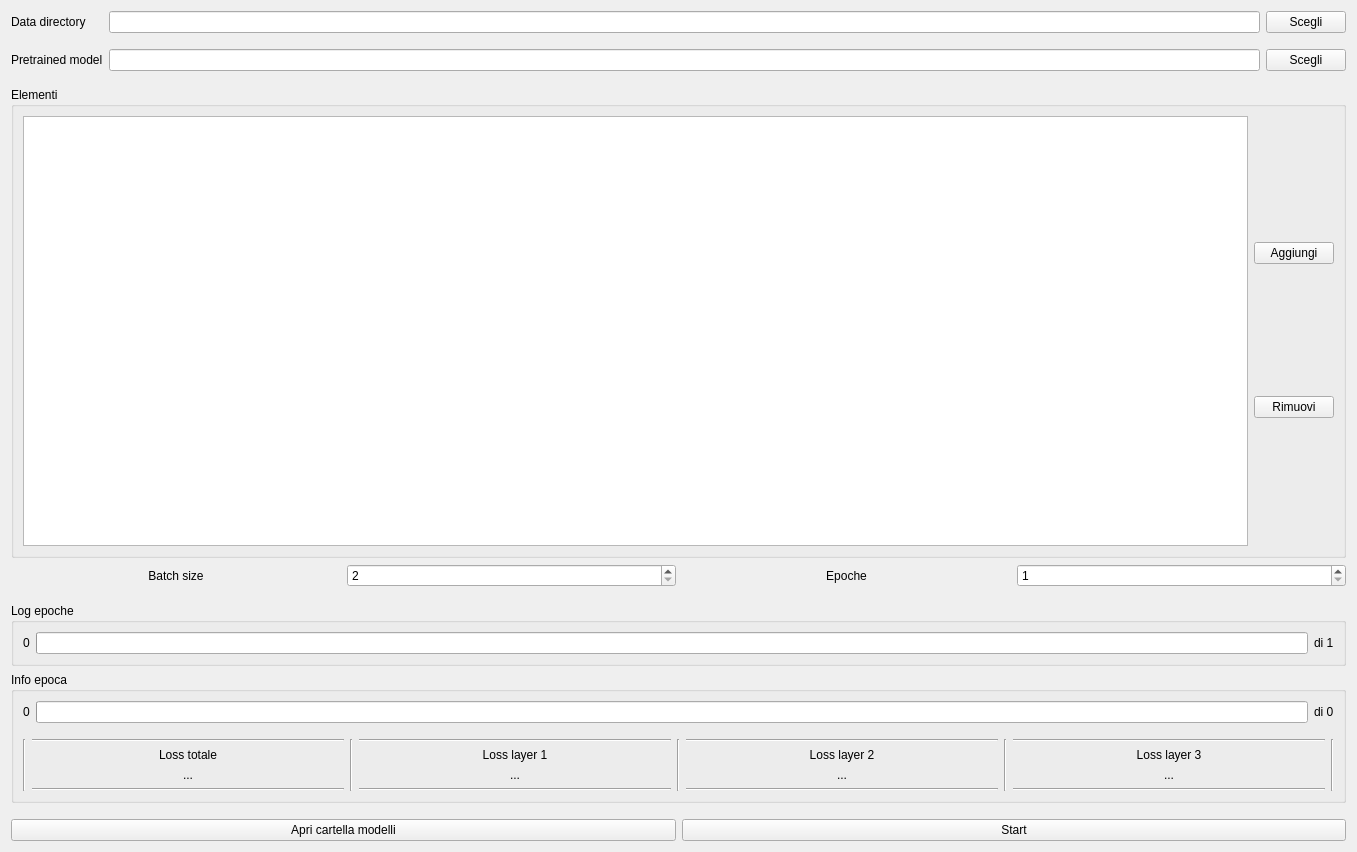
<?xml version="1.0" encoding="UTF-8"?>
<ui version="4.0">
 <class>fvdx</class>
 <widget class="QFrame" name="fvdx">
  <property name="geometry">
   <rect>
    <x>0</x>
    <y>0</y>
    <width>1357</width>
    <height>852</height>
   </rect>
  </property>
  <property name="windowTitle">
   <string>Training</string>
  </property>
  <property name="styleSheet">
   <string notr="true"/>
  </property>
  <property name="frameShape">
   <enum>QFrame::NoFrame</enum>
  </property>
  <property name="lineWidth">
   <number>10</number>
  </property>
  <layout class="QHBoxLayout" name="horizontalLayout_2">
   <item>
    <layout class="QHBoxLayout" name="horizontalLayout">
     <item>
      <layout class="QVBoxLayout" name="verticalLayout">
       <item>
        <layout class="QHBoxLayout" name="horizontalLayout_6">
         <item>
          <layout class="QVBoxLayout" name="verticalLayout_4">
           <item>
            <widget class="QLabel" name="label">
             <property name="toolTip">
              <string>Directory contenente le immagini di 'training' e 'validation'</string>
             </property>
             <property name="text">
              <string>Data directory</string>
             </property>
            </widget>
           </item>
           <item>
            <spacer name="verticalSpacer_3">
             <property name="orientation">
              <enum>Qt::Vertical</enum>
             </property>
             <property name="sizeType">
              <enum>QSizePolicy::Preferred</enum>
             </property>
             <property name="sizeHint" stdset="0">
              <size>
               <width>10</width>
               <height>10</height>
              </size>
             </property>
            </spacer>
           </item>
           <item>
            <widget class="QLabel" name="label_2">
             <property name="toolTip">
              <string>Path del modello 'pretrained_yolo</string>
             </property>
             <property name="text">
              <string>Pretrained model</string>
             </property>
            </widget>
           </item>
          </layout>
         </item>
         <item>
          <layout class="QVBoxLayout" name="verticalLayout_5">
           <item>
            <widget class="QLineEdit" name="textDataDirectory">
             <property name="text">
              <string/>
             </property>
             <property name="readOnly">
              <bool>true</bool>
             </property>
            </widget>
           </item>
           <item>
            <spacer name="verticalSpacer_4">
             <property name="orientation">
              <enum>Qt::Vertical</enum>
             </property>
             <property name="sizeType">
              <enum>QSizePolicy::Preferred</enum>
             </property>
             <property name="sizeHint" stdset="0">
              <size>
               <width>10</width>
               <height>10</height>
              </size>
             </property>
            </spacer>
           </item>
           <item>
            <widget class="QLineEdit" name="textPretrainedModel">
             <property name="readOnly">
              <bool>true</bool>
             </property>
            </widget>
           </item>
          </layout>
         </item>
         <item>
          <layout class="QVBoxLayout" name="verticalLayout_6">
           <item>
            <widget class="QPushButton" name="btnModelPath">
             <property name="text">
              <string>Scegli</string>
             </property>
            </widget>
           </item>
           <item>
            <spacer name="verticalSpacer_5">
             <property name="orientation">
              <enum>Qt::Vertical</enum>
             </property>
             <property name="sizeType">
              <enum>QSizePolicy::Preferred</enum>
             </property>
             <property name="sizeHint" stdset="0">
              <size>
               <width>10</width>
               <height>10</height>
              </size>
             </property>
            </spacer>
           </item>
           <item>
            <widget class="QPushButton" name="btnDataPath">
             <property name="text">
              <string>Scegli</string>
             </property>
            </widget>
           </item>
          </layout>
         </item>
        </layout>
       </item>
       <item>
        <spacer name="verticalSpacer_6">
         <property name="orientation">
          <enum>Qt::Vertical</enum>
         </property>
         <property name="sizeType">
          <enum>QSizePolicy::Preferred</enum>
         </property>
         <property name="sizeHint" stdset="0">
          <size>
           <width>20</width>
           <height>10</height>
          </size>
         </property>
        </spacer>
       </item>
       <item>
        <widget class="QGroupBox" name="groupBox">
         <property name="title">
          <string>Elementi</string>
         </property>
         <layout class="QHBoxLayout" name="horizontalLayout_4">
          <item>
           <layout class="QHBoxLayout" name="horizontalLayout_3">
            <item>
             <layout class="QVBoxLayout" name="verticalLayout_2">
              <item>
               <widget class="QListWidget" name="listObjs">
                <property name="sizePolicy">
                 <sizepolicy hsizetype="Expanding" vsizetype="Expanding">
                  <horstretch>0</horstretch>
                  <verstretch>0</verstretch>
                 </sizepolicy>
                </property>
                <property name="maximumSize">
                 <size>
                  <width>16777215</width>
                  <height>16777215</height>
                 </size>
                </property>
                <property name="selectionMode">
                 <enum>QAbstractItemView::SingleSelection</enum>
                </property>
               </widget>
              </item>
             </layout>
            </item>
            <item>
             <layout class="QVBoxLayout" name="verticalLayout_3">
              <property name="sizeConstraint">
               <enum>QLayout::SetDefaultConstraint</enum>
              </property>
              <item>
               <widget class="QPushButton" name="btnAggiungi">
                <property name="sizePolicy">
                 <sizepolicy hsizetype="Minimum" vsizetype="Fixed">
                  <horstretch>0</horstretch>
                  <verstretch>0</verstretch>
                 </sizepolicy>
                </property>
                <property name="text">
                 <string>Aggiungi</string>
                </property>
               </widget>
              </item>
              <item>
               <widget class="QPushButton" name="btnRimuovi">
                <property name="text">
                 <string>Rimuovi</string>
                </property>
               </widget>
              </item>
             </layout>
            </item>
           </layout>
          </item>
         </layout>
        </widget>
       </item>
       <item>
        <layout class="QHBoxLayout" name="horizontalLayout_7">
         <item>
          <layout class="QHBoxLayout" name="horizontalLayout_9">
           <item>
            <widget class="QLabel" name="label_4">
             <property name="toolTip">
              <string>Quante immagini dare all'algoritmo ad ogni passo</string>
             </property>
             <property name="text">
              <string>Batch size</string>
             </property>
             <property name="alignment">
              <set>Qt::AlignCenter</set>
             </property>
            </widget>
           </item>
           <item>
            <widget class="QSpinBox" name="batchSize">
             <property name="minimum">
              <number>2</number>
             </property>
             <property name="maximum">
              <number>64</number>
             </property>
            </widget>
           </item>
          </layout>
         </item>
         <item>
          <layout class="QHBoxLayout" name="horizontalLayout_8">
           <item>
            <widget class="QLabel" name="label_3">
             <property name="toolTip">
              <string>Quanti cicli fare</string>
             </property>
             <property name="text">
              <string>Epoche</string>
             </property>
             <property name="alignment">
              <set>Qt::AlignCenter</set>
             </property>
            </widget>
           </item>
           <item>
            <widget class="QSpinBox" name="epoche">
             <property name="minimum">
              <number>1</number>
             </property>
             <property name="maximum">
              <number>300</number>
             </property>
            </widget>
           </item>
          </layout>
         </item>
        </layout>
       </item>
       <item>
        <spacer name="verticalSpacer">
         <property name="orientation">
          <enum>Qt::Vertical</enum>
         </property>
         <property name="sizeType">
          <enum>QSizePolicy::Preferred</enum>
         </property>
         <property name="sizeHint" stdset="0">
          <size>
           <width>10</width>
           <height>10</height>
          </size>
         </property>
        </spacer>
       </item>
       <item>
        <widget class="QGroupBox" name="boxProgress">
         <property name="title">
          <string>Log epoche</string>
         </property>
         <layout class="QHBoxLayout" name="horizontalLayout_5">
          <item>
           <widget class="QLabel" name="labelEpoca">
            <property name="text">
             <string>0</string>
            </property>
           </widget>
          </item>
          <item>
           <widget class="QProgressBar" name="progressBarEpoche">
            <property name="value">
             <number>0</number>
            </property>
            <property name="textVisible">
             <bool>false</bool>
            </property>
           </widget>
          </item>
          <item>
           <widget class="QLabel" name="epocheTotali">
            <property name="text">
             <string>di 1</string>
            </property>
           </widget>
          </item>
         </layout>
        </widget>
       </item>
       <item>
        <widget class="QGroupBox" name="groupBox_2">
         <property name="title">
          <string>Info epoca</string>
         </property>
         <layout class="QVBoxLayout" name="verticalLayout_8">
          <item>
           <layout class="QHBoxLayout" name="horizontalLayout_10">
            <item>
             <widget class="QLabel" name="labelBatch">
              <property name="text">
               <string>0</string>
              </property>
             </widget>
            </item>
            <item>
             <widget class="QProgressBar" name="progressBarBatch">
              <property name="value">
               <number>0</number>
              </property>
              <property name="textVisible">
               <bool>false</bool>
              </property>
             </widget>
            </item>
            <item>
             <widget class="QLabel" name="batchTotali">
              <property name="text">
               <string>di 0</string>
              </property>
             </widget>
            </item>
           </layout>
          </item>
          <item>
           <spacer name="verticalSpacer_7">
            <property name="orientation">
             <enum>Qt::Vertical</enum>
            </property>
            <property name="sizeType">
             <enum>QSizePolicy::Fixed</enum>
            </property>
            <property name="sizeHint" stdset="0">
             <size>
              <width>20</width>
              <height>10</height>
             </size>
            </property>
           </spacer>
          </item>
          <item>
           <layout class="QHBoxLayout" name="horizontalLayout_11">
            <item>
             <widget class="Line" name="line_5">
              <property name="orientation">
               <enum>Qt::Vertical</enum>
              </property>
             </widget>
            </item>
            <item>
             <layout class="QVBoxLayout" name="verticalLayout_7">
              <item>
               <widget class="Line" name="line_6">
                <property name="orientation">
                 <enum>Qt::Horizontal</enum>
                </property>
               </widget>
              </item>
              <item>
               <widget class="QLabel" name="labelLayer3">
                <property name="toolTip">
                 <string>Grado di accuratezza del modello</string>
                </property>
                <property name="text">
                 <string>Loss totale</string>
                </property>
                <property name="alignment">
                 <set>Qt::AlignCenter</set>
                </property>
               </widget>
              </item>
              <item>
               <widget class="QLabel" name="labelLoss">
                <property name="text">
                 <string>...</string>
                </property>
                <property name="alignment">
                 <set>Qt::AlignCenter</set>
                </property>
               </widget>
              </item>
              <item>
               <widget class="Line" name="line_10">
                <property name="orientation">
                 <enum>Qt::Horizontal</enum>
                </property>
               </widget>
              </item>
             </layout>
            </item>
            <item>
             <widget class="Line" name="line">
              <property name="orientation">
               <enum>Qt::Vertical</enum>
              </property>
             </widget>
            </item>
            <item>
             <layout class="QVBoxLayout" name="verticalLayout_9">
              <item>
               <widget class="Line" name="line_7">
                <property name="orientation">
                 <enum>Qt::Horizontal</enum>
                </property>
               </widget>
              </item>
              <item>
               <widget class="QLabel" name="label_7">
                <property name="text">
                 <string>Loss layer 1</string>
                </property>
                <property name="alignment">
                 <set>Qt::AlignCenter</set>
                </property>
               </widget>
              </item>
              <item>
               <widget class="QLabel" name="labelLossLayer1">
                <property name="text">
                 <string>...</string>
                </property>
                <property name="alignment">
                 <set>Qt::AlignCenter</set>
                </property>
               </widget>
              </item>
              <item>
               <widget class="Line" name="line_11">
                <property name="orientation">
                 <enum>Qt::Horizontal</enum>
                </property>
               </widget>
              </item>
             </layout>
            </item>
            <item>
             <widget class="Line" name="line_2">
              <property name="orientation">
               <enum>Qt::Vertical</enum>
              </property>
             </widget>
            </item>
            <item>
             <layout class="QVBoxLayout" name="verticalLayout_11">
              <item>
               <widget class="Line" name="line_8">
                <property name="orientation">
                 <enum>Qt::Horizontal</enum>
                </property>
               </widget>
              </item>
              <item>
               <widget class="QLabel" name="label_11">
                <property name="text">
                 <string>Loss layer 2</string>
                </property>
                <property name="alignment">
                 <set>Qt::AlignCenter</set>
                </property>
               </widget>
              </item>
              <item>
               <widget class="QLabel" name="labelLossLayer2">
                <property name="text">
                 <string>...</string>
                </property>
                <property name="alignment">
                 <set>Qt::AlignCenter</set>
                </property>
               </widget>
              </item>
              <item>
               <widget class="Line" name="line_12">
                <property name="orientation">
                 <enum>Qt::Horizontal</enum>
                </property>
               </widget>
              </item>
             </layout>
            </item>
            <item>
             <widget class="Line" name="line_3">
              <property name="orientation">
               <enum>Qt::Vertical</enum>
              </property>
             </widget>
            </item>
            <item>
             <layout class="QVBoxLayout" name="verticalLayout_10">
              <item>
               <widget class="Line" name="line_9">
                <property name="orientation">
                 <enum>Qt::Horizontal</enum>
                </property>
               </widget>
              </item>
              <item>
               <widget class="QLabel" name="label_8">
                <property name="text">
                 <string>Loss layer 3</string>
                </property>
                <property name="alignment">
                 <set>Qt::AlignCenter</set>
                </property>
               </widget>
              </item>
              <item>
               <widget class="QLabel" name="labelLossLayer3">
                <property name="text">
                 <string>...</string>
                </property>
                <property name="alignment">
                 <set>Qt::AlignCenter</set>
                </property>
               </widget>
              </item>
              <item>
               <widget class="Line" name="line_13">
                <property name="orientation">
                 <enum>Qt::Horizontal</enum>
                </property>
               </widget>
              </item>
             </layout>
            </item>
            <item>
             <widget class="Line" name="line_4">
              <property name="orientation">
               <enum>Qt::Vertical</enum>
              </property>
             </widget>
            </item>
           </layout>
          </item>
         </layout>
        </widget>
       </item>
       <item>
        <spacer name="verticalSpacer_2">
         <property name="orientation">
          <enum>Qt::Vertical</enum>
         </property>
         <property name="sizeType">
          <enum>QSizePolicy::Preferred</enum>
         </property>
         <property name="sizeHint" stdset="0">
          <size>
           <width>10</width>
           <height>10</height>
          </size>
         </property>
        </spacer>
       </item>
       <item>
        <layout class="QHBoxLayout" name="horizontalLayout_12">
         <item>
          <widget class="QPushButton" name="btnCartellaModelli">
           <property name="text">
            <string>Apri cartella modelli</string>
           </property>
          </widget>
         </item>
         <item>
          <widget class="QPushButton" name="btnStart">
           <property name="text">
            <string>Start</string>
           </property>
          </widget>
         </item>
        </layout>
       </item>
      </layout>
     </item>
    </layout>
   </item>
  </layout>
 </widget>
 <resources/>
 <connections/>
</ui>
